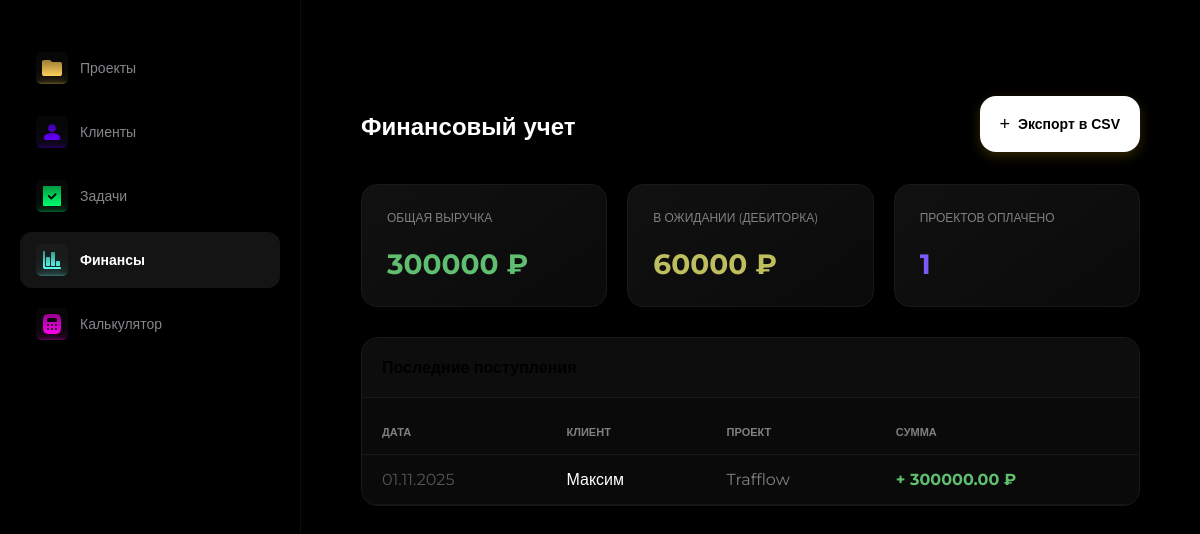
Page /finance/ on the earlier database version.
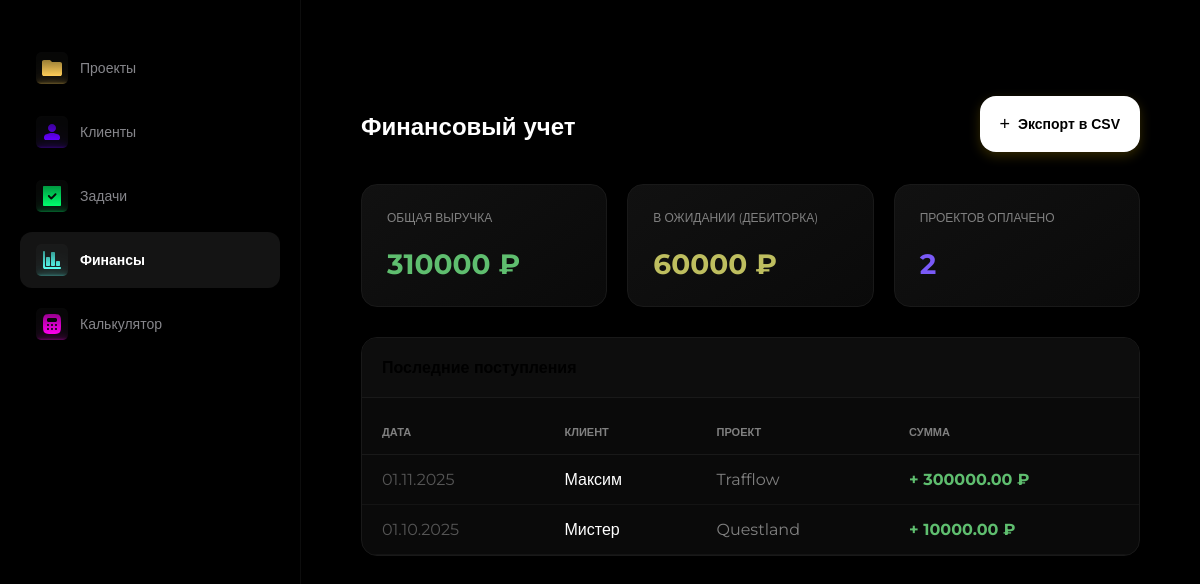
Same page on the later database version.
### crm/models.py (models this page shows, shortened)
class Project(models.Model):
    STATUS_CHOICES = (
        ('planned', 'К выполнению'),
        ('inwork', 'В работе'),
        ('done', 'Завершён'),
        ('overdue', 'Просрочен'),
        ('paused', 'Приостановлен'),
    )
    PAYMENT_CHOICES = (
        ('paid', 'Оплачен'),
        ('not_paid', 'Не оплачен'),
        ('pending', 'Ожидает оплаты'),
    )
    title = models.CharField(max_length=200, verbose_name="Название проекта")
    client = models.ForeignKey(
        Client,
        on_delete=models.SET_NULL,
        null=True,
        blank=True,
        related_name='projects',
        verbose_name="Клиент"
    )
    description = models.TextField(blank=True, null=True, verbose_name="Описание проекта")
    status = models.CharField(max_length=20, choices=STATUS_CHOICES, default='planned', verbose_name="Статус")
    budget = models.DecimalField(max_digits=10, decimal_places=2, null=True, blank=True, verbose_name="Бюджет")
    start_date = models.DateField(null=True, blank=True, verbose_name="Дата начала")
    end_date = models.DateField(null=True, blank=True, verbose_name="Дата завершения")
    payment_status = models.CharField(max_length=20, choices=PAYMENT_CHOICES, default='not-paid', verbose_name="Оплата")
    order = models.PositiveIntegerField(default=0, verbose_name="Позиция")
    class Meta:
        ordering = ['status', 'order', 'id']

class Client(models.Model):
    name = models.CharField(max_length=200, verbose_name="Имя/Компания")
    contact_person = models.CharField(max_length=200, blank=True, null=True, verbose_name="Контактное лицо")
    email = models.EmailField(blank=True, null=True, verbose_name="Email")
    phone = models.CharField(max_length=20, blank=True, null=True, verbose_name="Телефон")
    telegram = models.CharField(max_length=100, blank=True, null=True, verbose_name="Telegram")
    is_vip = models.BooleanField(default=False, verbose_name="VIP статус")
    created_at = models.DateTimeField(auto_now_add=True, verbose_name="Дата добавления")
    class Meta:
        verbose_name = "Клиент"
        verbose_name_plural = "Клиенты"
        ordering = ['name']

### crm/views.py (the view)
# urls.py: path('finance/', views.finance, name='finance'),
def finance(request):
    total_revenue = Project.objects.filter(payment_status='paid').aggregate(Sum('budget'))['budget__sum'] or 0
    pending_payments = Project.objects.filter(
        payment_status='pending'
    ).exclude(status='done').aggregate(Sum('budget'))['budget__sum'] or 0
    recent_payments = Project.objects.filter(payment_status='paid').select_related('client').order_by('-id')
    return render(request, 'finance.html', {
        'total_revenue': total_revenue,
        'pending_payments': pending_payments,
        'recent_payments': recent_payments,
    })

### templates/finance.html (shortened to what this page needs)
{% extends 'base.html' %}
{% block content %}
<div class="content">
    <div class="topbar">
        <h1>Финансовый учет</h1>
        <button class="add-project-btn">Экспорт в CSV</button>
    </div>
    <div style="display: grid; grid-template-columns: repeat(3, 1fr); gap: 20px; margin-bottom: 30px;">
        <div class="project-card" style="padding: 25px; border: 1px solid #191919; background: linear-gradient(145deg, #111, #0a0a0a);">
            <div style="color: #808080; font-size: 12px; text-transform: uppercase; margin-bottom: 10px;">Общая выручка</div>
            <div style="font-size: 28px; font-weight: bold; color: #5FBE6F;">{{ total_revenue }} ₽</div>
        </div>
        <div class="project-card" style="padding: 25px; border: 1px solid #191919; background: linear-gradient(145deg, #111, #0a0a0a);">
            <div style="color: #808080; font-size: 12px; text-transform: uppercase; margin-bottom: 10px;">В ожидании (дебиторка)</div>
            <div style="font-size: 28px; font-weight: bold; color: #BEBE5F;">{{ pending_payments }} ₽</div>
        </div>
        <div class="project-card" style="padding: 25px; border: 1px solid #191919; background: linear-gradient(145deg, #111, #0a0a0a);">
            <div style="color: #808080; font-size: 12px; text-transform: uppercase; margin-bottom: 10px;">Проектов оплачено</div>
            <div style="font-size: 28px; font-weight: bold; color: #7A5AF8;">{{ recent_payments|length }}</div>
        </div>
    </div>
    <div class="project-card" style="padding: 0; overflow: hidden; border: 1px solid #191919;">
        <div style="padding: 20px; border-bottom: 1px solid #191919; background: #0D0D0D;">
            <h3 style="font-size: 16px; margin: 0;">Последние поступления</h3>
        </div>
        <table style="width: 100%; border-collapse: collapse; color: white; text-align: left;">
            <thead>
                <tr style="color: #808080; font-size: 11px; text-transform: uppercase; border-bottom: 1px solid #191919;">
                    <th style="padding: 15px 20px;">Дата</th>
                    <th style="padding: 15px 20px;">Клиент</th>
                    <th style="padding: 15px 20px;">Проект</th>
                    <th style="padding: 15px 20px;">Сумма</th>
                </tr>
            </thead>
            <tbody>
                {% for payment in recent_payments %}
                <tr style="border-bottom: 1px solid #141414;">
                    <td style="padding: 15px 20px; color: #555;">{{ payment.start_date|date:"d.m.Y" }}</td>
                    <td style="padding: 15px 20px; font-weight: 500;">{{ payment.client.name }}</td>
                    <td style="padding: 15px 20px; color: #808080;">{{ payment.title }}</td>
                    <td style="padding: 15px 20px; color: #5FBE6F; font-weight: bold;">+ {{ payment.budget }} ₽</td>
                </tr>
                {% empty %}
                <tr>
                    <td colspan="4" style="padding: 40px; text-align: center; color: #444;">Пока нет зафиксированных оплат</td>
                </tr>
                {% endfor %}
            </tbody>
        </table>
    </div>
</div>
{% endblock %}

Differences in the rows shown:
now on this page (row edited): Project: start_date "01.10.2025", client.name "Мистер", title "Questland", budget "10000.00"
Other differences:
{{ total_revenue }}: "300000" → "310000"
{{ recent_payments|length }}: "1" → "2"
